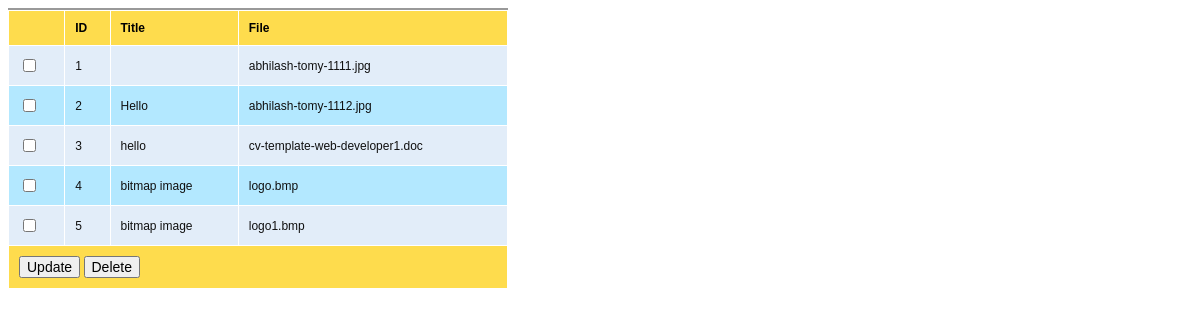
The page /upload/list_user.php on the database its author committed.
### tables this page shows
CREATE TABLE `upload` (
  `id` int(11) NOT NULL,
  `title` varchar(50) NOT NULL,
  `file` varchar(50) NOT NULL
);

### upload/list_user.php (the view, shortened to what this page needs)
<?php
$conn = mysqli_connect("localhost","root","");
mysqli_select_db($conn,"dentist_management");
$result = mysqli_query($conn,"SELECT * FROM upload");
?>
<html>
<head>
<link rel="stylesheet" type="text/css" href="../styles.css" />
</head>
<body>
<form name="frmUser" method="post" action="">
<div style="width:500px;">
<table border="0" cellpadding="10" cellspacing="1" width="500" class="tblListForm">
<tr class="listheader">
<td></td>
		<td>ID</td>
		<td>Title</td>
		<td>File</td>
</tr>
<?php
$i=0;
while($row = mysqli_fetch_array($result)) {
if($i%2==0)
$classname="evenRow";
else
$classname="oddRow";
?>
<tr class="<?php if(isset($classname)) echo $classname;?>">
	<td><input type="checkbox" name="upload[]" value="<?php echo $row["id"]; ?>" ></td>
	<td><?php echo $row["id"]; ?></td>
	<td><?php echo $row["title"]; ?></td>
	<td><?php echo $row["file"]; ?></td>
</tr>
<?php
$i++;
}
?>
<tr class="listheader">
	<td colspan="12">
		<input type="button" name="update" value="Update" onClick="setUpdateAction();" />
		<input type="button" name="delete" value="Delete"  onClick="setDeleteAction();" />
	</td>
</tr>
</table>
</form>
</body></html>

### styles.css (style rules this page uses)
body { font-family:Arial; }
input { font-family:Arial; font-size:14px; }
.evenRow { background-color: #E2EDF9; font-size:12px; color:#101010; }
.oddRow { background-color: #B3E8FF; font-size:12px; color:#101010; }
.tblListForm { border-top:2px #999999 solid; }
.listheader { background-color: #fedc4d; font-size:12px; font-weight:bold; }

### rows shown on the page
upload: id "1", file "abhilash-tomy-1111.jpg"
upload: id "2", title "Hello", file "abhilash-tomy-1112.jpg"
upload: id "3", title "hello", file "cv-template-web-developer1.doc"
upload: id "4", title "bitmap image", file "logo.bmp"
upload: id "5", title "bitmap image", file "logo1.bmp"
